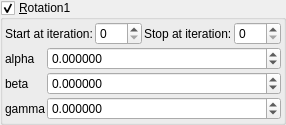
    <widget class="MyGroupBox" name="groupCheck_transf_rotation_enabled">
     <property name="title">
      <string>&amp;Rotation1</string>
     </property>
     <property name="checkable">
      <bool>true</bool>
     </property>
     <layout class="QVBoxLayout" name="verticalLayout_9" stretch="0,0">
      <property name="spacing">
       <number>2</number>
      </property>
      <property name="leftMargin">
       <number>2</number>
      </property>
      <property name="topMargin">
       <number>2</number>
      </property>
      <property name="rightMargin">
       <number>2</number>
      </property>
      <property name="bottomMargin">
       <number>2</number>
      </property>
      <item>
       <layout class="QGridLayout" name="gridLayout_62">
        <property name="spacing">
         <number>2</number>
        </property>
        <item row="1" column="1">
         <widget class="MySpinBox" name="spinboxInt_transf_start_iterations">
          <property name="sizePolicy">
           <sizepolicy hsizetype="Minimum" vsizetype="Maximum">
            <horstretch>0</horstretch>
            <verstretch>0</verstretch>
           </sizepolicy>
          </property>
          <property name="maximum">
           <number>999</number>
          </property>
         </widget>
        </item>
        <item row="1" column="2">
         <widget class="QLabel" name="label_247">
          <property name="text">
           <string>Stop at iteration:</string>
          </property>
         </widget>
        </item>
        <item row="1" column="0">
         <widget class="QLabel" name="label_246">
          <property name="text">
           <string>Start at iteration:</string>
          </property>
         </widget>
        </item>
        <item row="1" column="3">
         <widget class="MySpinBox" name="spinboxInt_transf_stop_iterations">
          <property name="sizePolicy">
           <sizepolicy hsizetype="Minimum" vsizetype="Maximum">
            <horstretch>0</horstretch>
            <verstretch>0</verstretch>
           </sizepolicy>
          </property>
          <property name="maximum">
           <number>999</number>
          </property>
         </widget>
        </item>
       </layout>
      </item>
      <item>
       <layout class="QGridLayout" name="gridLayout_11" columnstretch="0,1">
        <property name="spacing">
         <number>2</number>
        </property>
        <item row="2" column="0">
         <widget class="QLabel" name="label_34">
          <property name="text">
           <string notr="true">beta</string>
          </property>
         </widget>
        </item>
        <item row="3" column="1">
         <widget class="MyDoubleSpinBox" name="spinboxd3_transf_rotation_z">
          <property name="sizePolicy">
           <sizepolicy hsizetype="Minimum" vsizetype="Maximum">
            <horstretch>0</horstretch>
            <verstretch>0</verstretch>
           </sizepolicy>
          </property>
          <property name="prefix">
           <string/>
          </property>
          <property name="suffix">
           <string/>
          </property>
          <property name="decimals">
           <number>6</number>
          </property>
          <property name="minimum">
           <double>-36000.000000000000000</double>
          </property>
          <property name="maximum">
           <double>36000.000000000000000</double>
          </property>
          <property name="singleStep">
           <double>1.000000000000000</double>
          </property>
         </widget>
        </item>
        <item row="1" column="0">
         <widget class="QLabel" name="label_35">
          <property name="text">
           <string notr="true">alpha</string>
          </property>
         </widget>
        </item>
        <item row="1" column="1">
         <widget class="MyDoubleSpinBox" name="spinboxd3_transf_rotation_x">
          <property name="sizePolicy">
           <sizepolicy hsizetype="Minimum" vsizetype="Maximum">
            <horstretch>0</horstretch>
            <verstretch>0</verstretch>
           </sizepolicy>
          </property>
          <property name="prefix">
           <string/>
          </property>
          <property name="suffix">
           <string/>
          </property>
          <property name="decimals">
           <number>6</number>
          </property>
          <property name="minimum">
           <double>-36000.000000000000000</double>
          </property>
          <property name="maximum">
           <double>36000.000000000000000</double>
          </property>
          <property name="singleStep">
           <double>1.000000000000000</double>
          </property>
         </widget>
        </item>
        <item row="2" column="1">
         <widget class="MyDoubleSpinBox" name="spinboxd3_transf_rotation_y">
          <property name="sizePolicy">
           <sizepolicy hsizetype="Minimum" vsizetype="Maximum">
            <horstretch>0</horstretch>
            <verstretch>0</verstretch>
           </sizepolicy>
          </property>
          <property name="prefix">
           <string/>
          </property>
          <property name="suffix">
           <string/>
          </property>
          <property name="decimals">
           <number>6</number>
          </property>
          <property name="minimum">
           <double>-36000.000000000000000</double>
          </property>
          <property name="maximum">
           <double>36000.000000000000000</double>
          </property>
          <property name="singleStep">
           <double>1.000000000000000</double>
          </property>
         </widget>
        </item>
        <item row="3" column="0">
         <widget class="QLabel" name="label_36">
          <property name="text">
           <string notr="true">gamma</string>
          </property>
         </widget>
        </item>
       </layout>
      </item>
     </layout>
    </widget>
